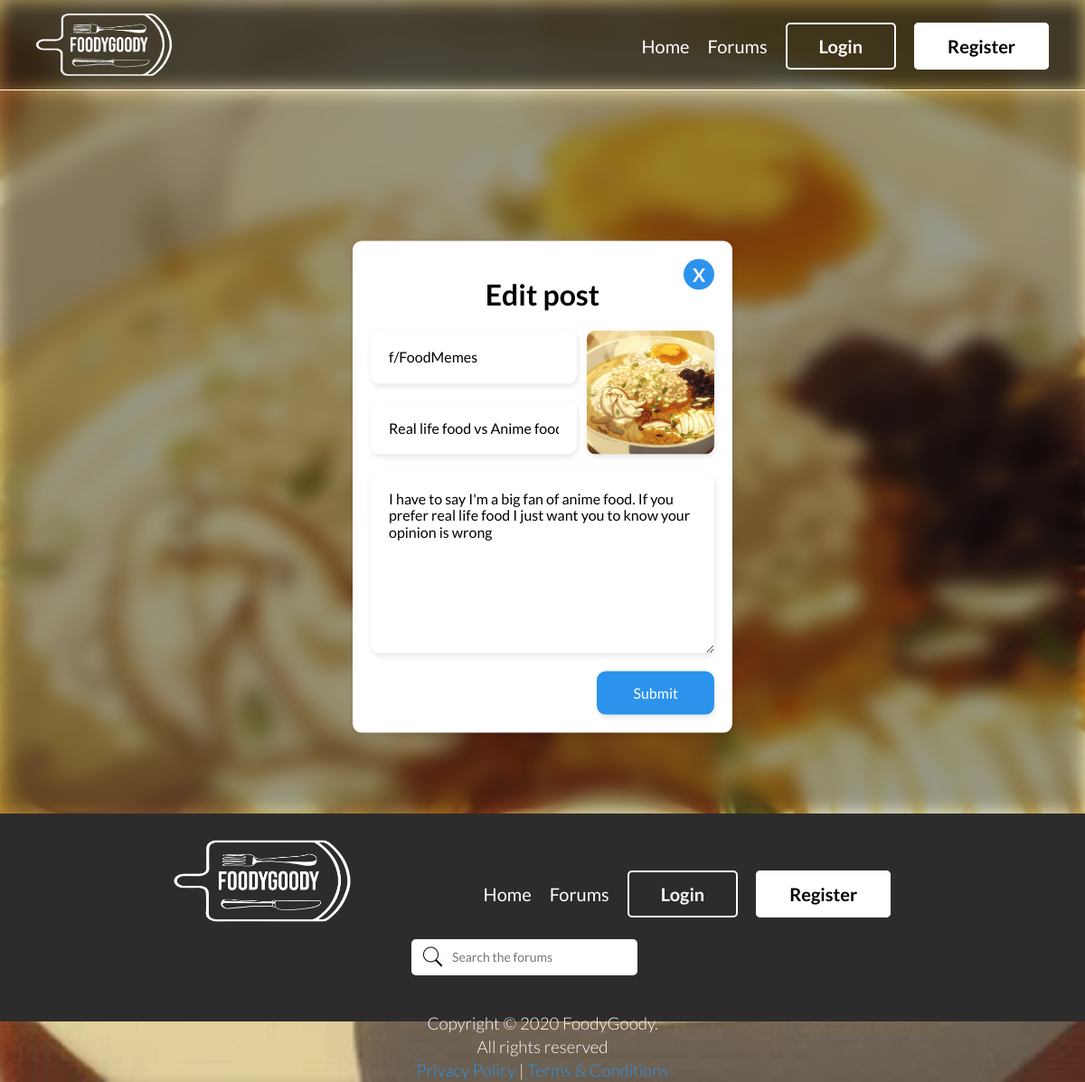
Screenshot of /editpost.php?post_id=99 with the database file from the repository.
### tables this page shows
CREATE TABLE `tb_posts` (
  `post_id` int(11) NOT NULL,
  `sForumname` varchar(1000) NOT NULL,
  `sTitle` varchar(1000) NOT NULL,
  `sImage` varchar(255) NOT NULL,
  `sPost` varchar(1000) NOT NULL,
  `iUserid` int(11) NOT NULL,
  `tsLastUpdated` timestamp NULL DEFAULT current_timestamp(),
  `likes` int(11) NOT NULL
);

### editpost.php (the view, shortened to what this page needs)
<?php include 'head.php'; ?>
<header>
	<?php include 'header.php'; ?>
</header>
<?php
$post_id = $_GET["post_id"];
include "db_connect.php";
$stmt = $conn->prepare("select * from tb_posts where post_id=?");
$stmt->bind_param("i", $post_id);
$stmt->execute();
$stmt->bind_result($post_id, $sForumname, $sTitle, $fileDestination, $sPost, $iUserid, $likes, $tsLastUpdated);
$sTitle = str_replace("<span> (edited)</span>","",$sTitle);
?>
<div class="filter"></div>
<div class="create-post-container edit-container">
	<form action="updatepost.php" method="post" enctype="multipart/form-data">
		<div class="create-post-content">
			<h2 class="create-post-close create-post-close-edit">X</h2>
			<h1>Edit post</h1>
			<div class="create-post-fields">
				<div class="create-post-field1">
					<input type="text" onclick="myFunction()" class="dropbtn create-fields" name="sForumname" value=<?= $sForumname ?> required autocomplete="off" onkeypress="return false;" readonly>
					<input type="text" class="create-fields create-field-title" value="<?= $sTitle ?>" name="sTitle" required autocomplete="off">
				</div>
				<div class="create-post-field2">
					<div class="upload-image-btn">
					</div>
				</div>
			</div>
			<textarea class="create-post-textarea" placeholder="Start your discussion..." name="sPost" required autocomplete="off"><?= $sPost ?></textarea>
			<div class="create-post-bottombtns">
				<input type="submit" class="create-post-submit" value="Submit">
			</div>
		</div>
	</form>
</div>
?> <?php include 'footer.php'; ?>

### css/mystyle.css (style rules this page uses)
* { box-sizing: border-box; margin: 0; padding: 0; font-family: 'Lato', 'Arial', sans-serif; }
header { height: 100px; width: 100%; margin: 0 auto; background-color: #2f2f2f21; z-index: 9999; position: relative; border-bottom: 1px solid white; backdrop-filter: blur(5px); }
.create-post-container { background-color: white; width: 35%; height: auto; margin: 0 auto; padding: 20px; border-radius: 10px; filter: drop-shadow(1px 3px 3px rgba(0, 0, 0, 0.10)); position: fixed; z-index: 1000; transform: translateY(-50%); top: 50%; left: 0; right: 0; display: none; }
.create-post-close { position: absolute; right: 20px; top: 20px; cursor: pointer; background-color: #2C93EC; padding: 5px 10px; border-radius: 20px; color: white; font-size: 1.3em; }
.create-post-content h1 { text-align: center; }
.create-post-content { display: flex; flex-direction: column; }
.create-post-fields { width: 100%; display: flex; justify-content: space-between; }
.create-post-field1 { width: 60%; height: 100% }
.create-post-field2 { width: 37%; }
.create-fields { background-color: white; filter: drop-shadow(1px 3px 3px rgba(0, 0, 0, 0.10)); border-radius: 10px; color: black; padding: 20px; width: 100%; text-align: left; border: none; cursor: pointer; transition: all 0.2s; position: relative; }
.dropbtn { caret-color: transparent; z-index: 5; }
.create-field-title { margin-top: 20px; cursor: auto; }
.upload-image-btn { background-size: cover !important; background-position: center !important; filter: drop-shadow(1px 3px 3px rgba(0, 0, 0, 0.10)); background-color: white; height: 100%; width: 100%; border-radius: 10px; display: flex; justify-content: center; flex-direction: column; align-items: center; transition: all 0.2s; cursor: pointer; text-align: center; }
.create-post-textarea { background-color: white; filter: drop-shadow(1px 3px 3px rgba(0, 0, 0, 0.10)); border-radius: 10px; color: black; padding: 20px; width: 100%; height: 200px; text-align: left; border: none; outline: none; transition: all 0.2s; position: relative; margin-top: 20px; }
.create-post-bottombtns { display: flex; justify-content: space-between; justify-content: flex-end; }
.create-post-submit { background-color: #2C93EC; filter: drop-shadow(1px 3px 3px rgba(0, 0, 0, 0.10)); border-radius: 10px; color: white; padding: 15px 40px; margin-top: 20px; border: none; outline: none; transition: all 0.2s; cursor: pointer; }

### rows the page displays
tb_posts: sForumname "f/FoodMemes", sTitle "Real life food vs Anime food", sPost "I have to say I'm a big fan of anime food. If you prefer real life food I just want you to know your opinion is wrong"
